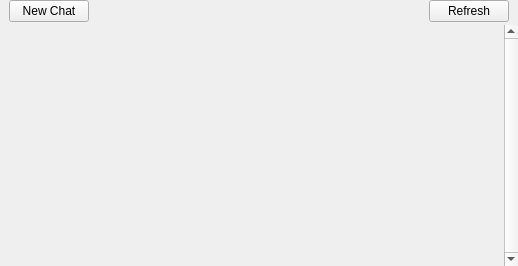
<?xml version="1.0" encoding="UTF-8"?>
<ui version="4.0">
 <class>Inbox</class>
 <widget class="QWidget" name="Inbox">
  <property name="geometry">
   <rect>
    <x>0</x>
    <y>0</y>
    <width>518</width>
    <height>266</height>
   </rect>
  </property>
  <property name="sizePolicy">
   <sizepolicy hsizetype="Expanding" vsizetype="Expanding">
    <horstretch>0</horstretch>
    <verstretch>0</verstretch>
   </sizepolicy>
  </property>
  <property name="maximumSize">
   <size>
    <width>16777215</width>
    <height>16777215</height>
   </size>
  </property>
  <property name="windowTitle">
   <string>Form</string>
  </property>
  <property name="autoFillBackground">
   <bool>true</bool>
  </property>
  <layout class="QVBoxLayout" name="inboxLayout">
   <property name="spacing">
    <number>3</number>
   </property>
   <property name="leftMargin">
    <number>0</number>
   </property>
   <property name="topMargin">
    <number>0</number>
   </property>
   <property name="rightMargin">
    <number>0</number>
   </property>
   <property name="bottomMargin">
    <number>0</number>
   </property>
   <item>
    <layout class="QHBoxLayout" name="ctrlBar">
     <property name="spacing">
      <number>0</number>
     </property>
     <property name="leftMargin">
      <number>9</number>
     </property>
     <property name="rightMargin">
      <number>9</number>
     </property>
     <item>
      <widget class="QPushButton" name="newMessageButton">
       <property name="text">
        <string>New Chat</string>
       </property>
      </widget>
     </item>
     <item>
      <spacer name="ctrlHSpacer">
       <property name="orientation">
        <enum>Qt::Horizontal</enum>
       </property>
       <property name="sizeHint" stdset="0">
        <size>
         <width>40</width>
         <height>20</height>
        </size>
       </property>
      </spacer>
     </item>
     <item>
      <widget class="QPushButton" name="refreshButton">
       <property name="text">
        <string>Refresh</string>
       </property>
      </widget>
     </item>
    </layout>
   </item>
   <item>
    <widget class="QScrollArea" name="chatScroll">
     <property name="sizePolicy">
      <sizepolicy hsizetype="Expanding" vsizetype="Expanding">
       <horstretch>0</horstretch>
       <verstretch>0</verstretch>
      </sizepolicy>
     </property>
     <property name="minimumSize">
      <size>
       <width>0</width>
       <height>0</height>
      </size>
     </property>
     <property name="maximumSize">
      <size>
       <width>16777215</width>
       <height>16777215</height>
      </size>
     </property>
     <property name="frameShape">
      <enum>QFrame::NoFrame</enum>
     </property>
     <property name="verticalScrollBarPolicy">
      <enum>Qt::ScrollBarAlwaysOn</enum>
     </property>
     <property name="horizontalScrollBarPolicy">
      <enum>Qt::ScrollBarAlwaysOff</enum>
     </property>
     <property name="sizeAdjustPolicy">
      <enum>QAbstractScrollArea::AdjustIgnored</enum>
     </property>
     <property name="widgetResizable">
      <bool>true</bool>
     </property>
     <widget class="QWidget" name="chatList">
      <property name="geometry">
       <rect>
        <x>0</x>
        <y>0</y>
        <width>508</width>
        <height>16</height>
       </rect>
      </property>
      <property name="sizePolicy">
       <sizepolicy hsizetype="Expanding" vsizetype="Fixed">
        <horstretch>0</horstretch>
        <verstretch>0</verstretch>
       </sizepolicy>
      </property>
      <property name="maximumSize">
       <size>
        <width>16777215</width>
        <height>16777215</height>
       </size>
      </property>
      <layout class="QVBoxLayout" name="chatListLayout">
       <property name="spacing">
        <number>3</number>
       </property>
       <property name="leftMargin">
        <number>6</number>
       </property>
       <property name="topMargin">
        <number>3</number>
       </property>
       <property name="rightMargin">
        <number>3</number>
       </property>
       <property name="bottomMargin">
        <number>3</number>
       </property>
      </layout>
     </widget>
    </widget>
   </item>
  </layout>
 </widget>
 <resources/>
 <connections/>
</ui>
